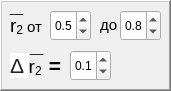
   <widget class="QFrame" name="frame_7">
    <property name="geometry">
     <rect>
      <x>220</x>
      <y>30</y>
      <width>171</width>
      <height>91</height>
     </rect>
    </property>
    <property name="frameShape">
     <enum>QFrame::WinPanel</enum>
    </property>
    <property name="frameShadow">
     <enum>QFrame::Raised</enum>
    </property>
    <widget class="QDoubleSpinBox" name="dblSpinBox_13">
     <property name="geometry">
      <rect>
       <x>50</x>
       <y>10</y>
       <width>41</width>
       <height>31</height>
      </rect>
     </property>
     <property name="wrapping">
      <bool>true</bool>
     </property>
     <property name="decimals">
      <number>1</number>
     </property>
     <property name="minimum">
      <double>0.500000000000000</double>
     </property>
     <property name="maximum">
      <double>0.800000000000000</double>
     </property>
     <property name="singleStep">
      <double>0.100000000000000</double>
     </property>
     <property name="value">
      <double>0.500000000000000</double>
     </property>
    </widget>
    <widget class="QLabel" name="lbl_25">
     <property name="geometry">
      <rect>
       <x>100</x>
       <y>10</y>
       <width>21</width>
       <height>31</height>
      </rect>
     </property>
     <property name="text">
      <string>&lt;html&gt;&lt;head/&gt;&lt;body&gt;&lt;p&gt;&lt;span style=&quot; font-size:11pt;&quot;&gt;до&lt;/span&gt;&lt;/p&gt;&lt;/body&gt;&lt;/html&gt;</string>
     </property>
    </widget>
    <widget class="QLabel" name="lbl_26">
     <property name="geometry">
      <rect>
       <x>10</x>
       <y>50</y>
       <width>81</width>
       <height>31</height>
      </rect>
     </property>
     <property name="text">
      <string>&lt;!DOCTYPE HTML PUBLIC &quot;-//W3C//DTD HTML 4.0//EN&quot; &quot;http://www.w3.org/TR/REC-html40/strict.dtd&quot;&gt;
&lt;html&gt;&lt;head&gt;&lt;meta name=&quot;qrichtext&quot; content=&quot;1&quot; /&gt;&lt;style type=&quot;text/css&quot;&gt;
p, li { white-space: pre-wrap; }
&lt;/style&gt;&lt;/head&gt;&lt;body style=&quot; font-family:'MS Shell Dlg 2'; font-size:8pt; font-weight:400; font-style:normal;&quot;&gt;
&lt;p style=&quot; margin-top:12px; margin-bottom:12px; margin-left:0px; margin-right:0px; -qt-block-indent:0; text-indent:0px;&quot;&gt;&lt;span style=&quot; font-family:'arial,sans-serif'; font-size:16pt; color:#222222; background-color:#ffffff;&quot;&gt;Δ &lt;/span&gt;&lt;span style=&quot; font-size:14pt;&quot;&gt;r&lt;/span&gt;&lt;span style=&quot; font-size:14pt; vertical-align:sub;&quot;&gt;2&lt;/span&gt;&lt;span style=&quot; font-family:'Times New Roman,serif'; font-size:16pt; vertical-align:sub;&quot;&gt;  &lt;/span&gt;&lt;span style=&quot; font-family:'Times New Roman,serif'; font-size:16pt; font-weight:600;&quot;&gt;=&lt;/span&gt;&lt;/p&gt;&lt;/body&gt;&lt;/html&gt;</string>
     </property>
    </widget>
    <widget class="QDoubleSpinBox" name="dblSpinBox_19">
     <property name="geometry">
      <rect>
       <x>70</x>
       <y>50</y>
       <width>41</width>
       <height>31</height>
      </rect>
     </property>
     <property name="wrapping">
      <bool>true</bool>
     </property>
     <property name="decimals">
      <number>1</number>
     </property>
     <property name="minimum">
      <double>0.100000000000000</double>
     </property>
     <property name="maximum">
      <double>0.300000000000000</double>
     </property>
     <property name="singleStep">
      <double>0.050000000000000</double>
     </property>
     <property name="value">
      <double>0.100000000000000</double>
     </property>
    </widget>
    <widget class="QLabel" name="label_10">
     <property name="geometry">
      <rect>
       <x>10</x>
       <y>0</y>
       <width>16</width>
       <height>16</height>
      </rect>
     </property>
     <property name="text">
      <string>__</string>
     </property>
    </widget>
    <widget class="QLabel" name="lbl_27">
     <property name="geometry">
      <rect>
       <x>10</x>
       <y>10</y>
       <width>41</width>
       <height>31</height>
      </rect>
     </property>
     <property name="text">
      <string>&lt;html&gt;&lt;head/&gt;&lt;body&gt;&lt;p&gt;&lt;span style=&quot; font-size:14pt;&quot;&gt;r&lt;/span&gt;&lt;span style=&quot; font-size:14pt; vertical-align:sub;&quot;&gt;2&lt;/span&gt;&lt;span style=&quot; font-size:11pt;&quot;&gt; от&lt;/span&gt;&lt;/p&gt;&lt;/body&gt;&lt;/html&gt;</string>
     </property>
    </widget>
    <widget class="QLabel" name="label_11">
     <property name="geometry">
      <rect>
       <x>30</x>
       <y>40</y>
       <width>16</width>
       <height>16</height>
      </rect>
     </property>
     <property name="text">
      <string>__</string>
     </property>
    </widget>
    <widget class="QDoubleSpinBox" name="dblSpinBox_20">
     <property name="geometry">
      <rect>
       <x>120</x>
       <y>10</y>
       <width>41</width>
       <height>31</height>
      </rect>
     </property>
     <property name="wrapping">
      <bool>true</bool>
     </property>
     <property name="decimals">
      <number>1</number>
     </property>
     <property name="minimum">
      <double>0.100000000000000</double>
     </property>
     <property name="maximum">
      <double>0.800000000000000</double>
     </property>
     <property name="singleStep">
      <double>0.100000000000000</double>
     </property>
     <property name="value">
      <double>0.800000000000000</double>
     </property>
    </widget>
   </widget>
